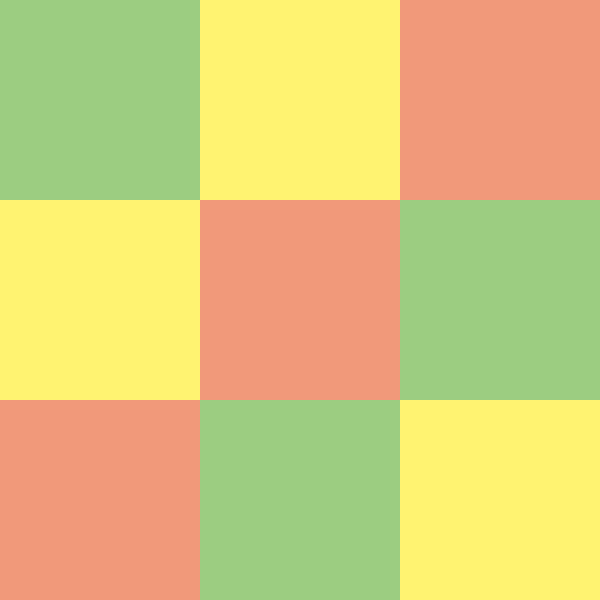
Frame 1 (no input)
Frame 60 (the mouse pressed at the canvas centre just before this capture): identical to frame 1, image omitted
Frame 120 (the mouse held since frame 60 and released just before this capture): identical to frame 1, image omitted

The Processing sketch that drew this single still picture (run headless with seeded random() and noise(); from frame 60 on, the mouse is pressed at the canvas centre):

// Processing sketch: processing_162004
// ── processing_162004.pde

Background b=new Background();
float r1;
float r2;

void setup(){
  size(600,600);
  background(255);
  b.display(); 
}

void draw(){

  r1=random(160);
  r2=random(110);
  
  Circle c1=new Circle(random(240,255),random(80,120),random(60,90),300,100,r1,r1); //big red
  Circle c2=new Circle(random(130,170),random(180,220),random(100,140),300,100,r2,r2); //little green
  Circle c3=new Circle(random(130,170),random(180,220),random(100,140),100,300,r1,r1); // big green
  Circle c4=new Circle(random(240,255),random(80,120),random(60,90),100,300,r2,r2); // little red
  Circle c5=new Circle(random(230,255),random(200,240),random(90,130),300,500,r1,r1); // big yellow
  Circle c6=new Circle(random(240,255),random(80,120),random(60,90),300,500,r2,r2); //little red
  Circle c7=new Circle(random(240,255),random(80,120),random(60,90),500,300,r1,r1); //big red
  Circle c8=new Circle(random(230,255),random(200,240),random(90,130),500,300,r2,r2); // little yellow

  Rect re1=new Rect(random(230,255),random(200,240),random(90,130),100,100,r1,r1); // big yellow
  Rect re2=new Rect(random(240,255),random(80,120),random(60,90),100,100,r2,r2); // little red
  Rect re3=new Rect(random(130,170),random(180,220),random(100,140),500,100,r1,r1); // big green
  Rect re4=new Rect(random(230,255),random(200,240),random(90,130),500,100,r2,r2); // little yellow
  Rect re5=new Rect(random(230,255),random(200,240),random(90,130),300,300,r1,r1); // big yellow
  Rect re6=new Rect(random(130,170),random(180,220),random(100,140),300,300,r2,r2); //little green
  Rect re7=new Rect(random(230,255),random(200,240),random(90,130),100,500,r1,r1); // big yellow
  Rect re8=new Rect(random(130,170),random(180,220),random(100,140),100,500,r2,r2); //little green
  Rect re9=new Rect(random(130,170),random(180,220),random(100,140),500,500,r1,r1); // big green
  Rect re10=new Rect(random(240,255),random(80,120),random(60,90),500,500,r2,r2); //little red

  
  
  if((mouseX-pmouseX >= 10 || mouseX-pmouseX <=-10) && (mouseY-pmouseY <=100 || mouseY-pmouseY <=-100)){
    c1.display();
    c2.display();
    c3.display();
    c4.display();
    c5.display();
    c6.display();
    c7.display();
    c8.display();
  }
  
  if((mouseY-pmouseY >= 10 || mouseY-pmouseY <=-10) && (mouseX-pmouseX <= 100 || mouseY-pmouseY <=-100)){
    re1.display();
    re2.display();
    re3.display();
    re4.display();
    re5.display();
    re6.display();
    re7.display();
    re8.display();
    re9.display();
    re10.display();
  }
  
  frameRate(15);
}
class Background{

  void display(){
    noStroke();
  
    fill(#9CCD81);
    rect(0,0,200,200);
    fill(#9CCD81);
    rect(400,200,200,200);
    fill(#9CCD81);
    rect(200,400,200,200);
    
    fill(#F1997A);
    rect(400,0,200,200);
    fill(#F1997A);
    rect(200,200,200,200);
    fill(#F1997A);
    rect(0,400,200,200);
    
    fill(#F1997A);
    rect(400,0,200,200);
    fill(#F1997A);
    rect(200,200,200,200);
    fill(#F1997A);
    rect(0,400,200,200);
    
    fill(#FFF371);
    rect(200,0,200,200);
    fill(#FFF371);
    rect(0,200,200,200);
    fill(#FFF371);
    rect(400,400,200,200);
  }
}
class Circle{
  float r, g, b;
  float cposx,cposy,csizex,csizey;
  Circle(float c1, float c2, float c3, float x, float y, float w, float h){
    r=c1;
    g=c2;
    b=c3;
    cposx=x;
    cposy=y;
    csizex=w;
    csizey=h;
  }
  
  void display(){
    noStroke();
    fill(r,g,b);
    ellipseMode(CENTER);
    ellipse(cposx,cposy,csizex,csizey);
  }

}
class Rect{
  float rr,rg,rb,rposx,rposy,rsizex,rsizey;
  
  Rect(float rc1,float rc2,float rc3,float rx,float ry,float rw,float rh){
    rr=rc1;
    rg=rc2;
    rb=rc3;
    rposx=rx;
    rposy=ry;
    rsizex=rw;
    rsizey=rh;  
  }
  void display(){
    noStroke();
    fill(rr,rg,rb);
    rectMode(CENTER);
    rect(rposx,rposy,rsizex,rsizey);
  }
}
